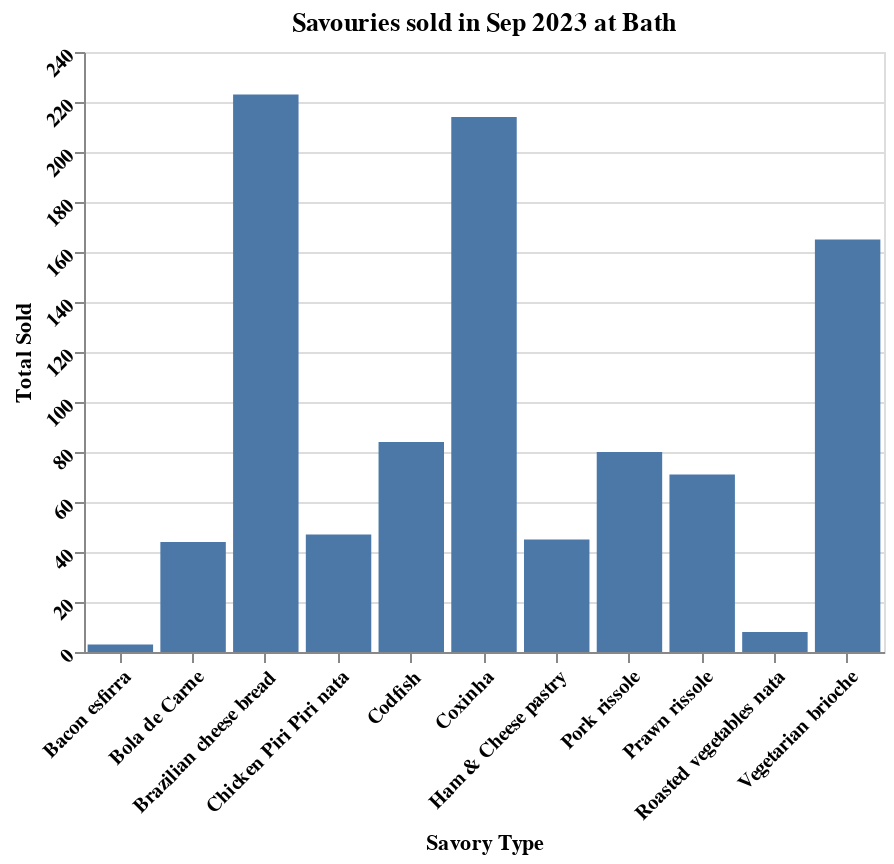

Notebook cell for this chart:
### Code cell
chart

### Figure 1 — Vega-Lite specification as saved in the notebook (floating-point values rounded to 4 significant figures)
{"config": {"view": {"continuousWidth": 300, "continuousHeight": 300}}, "data": {"name": "data-75fd115fd3a1e1b45362c03952cb705b"}, "mark": {"type": "bar"}, "encoding": {"tooltip": [{"field": "Name", "type": "nominal"}, {"field": "Sold", "type": "quantitative"}], "x": {"axis": {"labelAngle": -45, "labelFontWeight": "bold"}, "field": "Name", "title": "Savory Type", "type": "nominal"}, "y": {"axis": {"labelAngle": -45, "labelFontWeight": "bold"}, "field": "Sold", "title": "Total Sold", "type": "quantitative"}}, "title": "Savouries sold in Sep 2023 at Bath", "width": 400, "$schema": "https://vega.github.io/schema/vega-lite/v5.8.0.json", "datasets": {"data-75fd115fd3a1e1b45362c03952cb705b": [{"Name": "Brazilian cheese bread", "Sold": 223.0}, {"Name": "Coxinha", "Sold": 214.0}, {"Name": "Vegetarian brioche", "Sold": 165.0}, {"Name": "Codfish", "Sold": 84.0}, {"Name": "Pork rissole", "Sold": 80.0}, {"Name": "Prawn rissole", "Sold": 71.0}, {"Name": "Chicken Piri Piri nata", "Sold": 47.0}, {"Name": "Ham & Cheese pastry", "Sold": 45.0}, {"Name": "Bola de Carne", "Sold": 44.0}, {"Name": "Roasted vegetables nata", "Sold": 8.0}, {"Name": "Bacon esfirra", "Sold": 3.0}]}}
